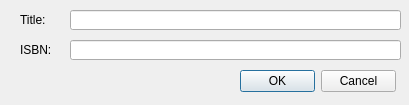
<?xml version="1.0" encoding="UTF-8"?>
<ui version="4.0">
    <class>Dialog</class>
    <widget class="QDialog" name="Dialog">
        <property name="geometry">
            <rect>
                <x>0</x>
                <y>0</y>
                <width>409</width>
                <height>105</height>
            </rect>
        </property>
        <property name="windowTitle">
            <string>Add Book</string>
        </property>
        <widget class="QLabel" name="label">
            <property name="geometry">
                <rect>
                    <x>20</x>
                    <y>10</y>
                    <width>46</width>
                    <height>20</height>
                </rect>
            </property>
            <property name="text">
                <string>Title:</string>
            </property>
        </widget>
        <widget class="QLabel" name="label_2">
            <property name="geometry">
                <rect>
                    <x>20</x>
                    <y>40</y>
                    <width>46</width>
                    <height>20</height>
                </rect>
            </property>
            <property name="text">
                <string>ISBN:</string>
            </property>
        </widget>
        <widget class="QLineEdit" name="title_input">
            <property name="geometry">
                <rect>
                    <x>70</x>
                    <y>10</y>
                    <width>331</width>
                    <height>20</height>
                </rect>
            </property>
        </widget>
        <widget class="QLineEdit" name="isbn_input">
            <property name="geometry">
                <rect>
                    <x>70</x>
                    <y>40</y>
                    <width>331</width>
                    <height>20</height>
                </rect>
            </property>
        </widget>
        <widget class="QDialogButtonBox" name="buttonBox">
            <property name="geometry">
                <rect>
                    <x>240</x>
                    <y>70</y>
                    <width>156</width>
                    <height>23</height>
                </rect>
            </property>
            <property name="orientation">
                <enum>Qt::Horizontal</enum>
            </property>
            <property name="standardButtons">
                <set>QDialogButtonBox::Cancel|QDialogButtonBox::Ok</set>
            </property>
        </widget>
    </widget>
    <resources/>
    <connections/>
</ui>
